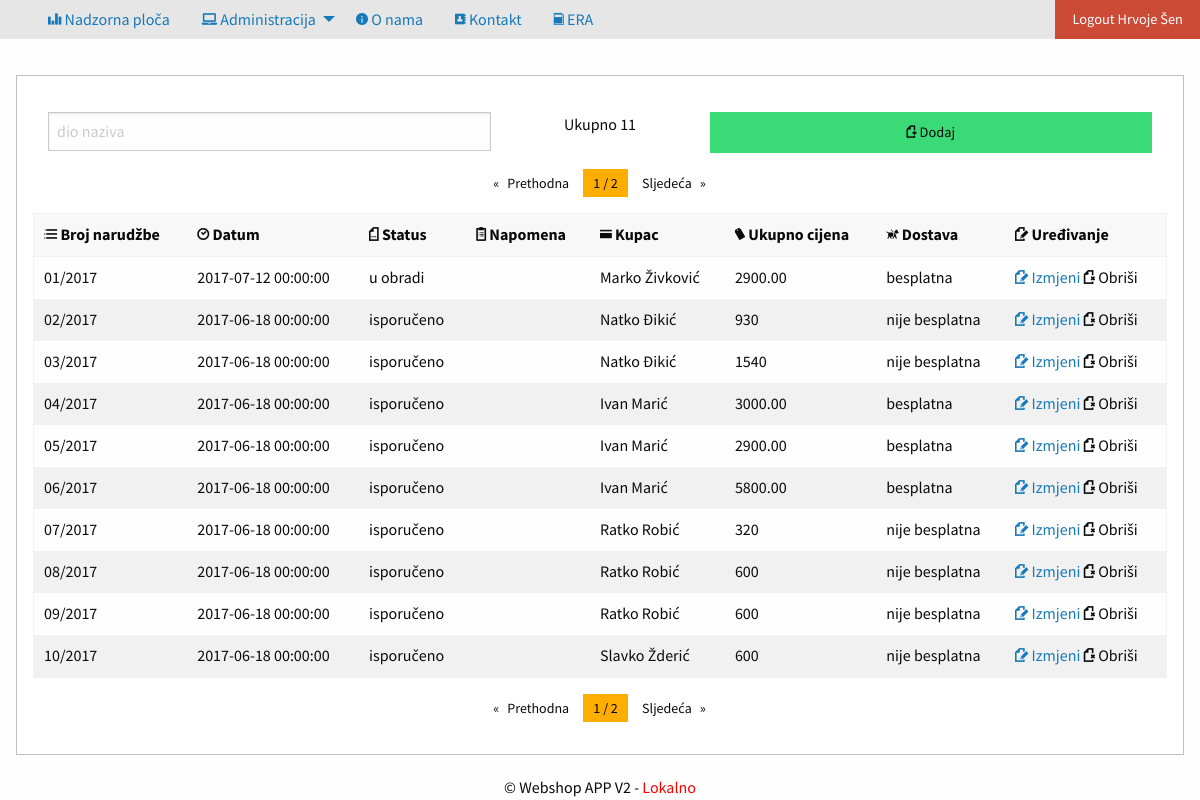
/privatno/narudzbe/index.php (signed in), run on the app's committed database.
### tables this page shows
create table narudzba(
sifra			int (6) not null primary key auto_increment,
brojNarudzbe	varchar (20) not null,
datum			datetime not null,
status			varchar (15) not null,
napomena		varchar (200),
dostava			int (6) not null,
kupac			int (6) not null
);

### konfiguracija.php (called while the page is built, shortened)
<?php
$rezultataPoStranici=10;

### privatno/narudzbe/index.php (the view, shortened to what this page needs)
<?php include_once '../../konfiguracija.php';  provjeraLogin(); ?>
<?php
$uvjet = isset($_GET["uvjet"]) ? $_GET["uvjet"] : "";
$stranica=1;
?>
<!doctype html>
<html class="no-js" lang="en" dir="ltr">
	<head>
		<?php include_once '../../predlosci/zaglavlje.php'; ?>
	</head>
	<body>
		<?php include_once '../../predlosci/izbornik.php'; ?>
		<div class="row">
			<div class="callout">
				<div class="row">
					<div class="grid-x grid-padding-x">
						<div class="large-auto cell">
							<form method="GET">
								<input type="text" placeholder="dio naziva" name="uvjet" value="<?php echo $uvjet; ?>"/>
							</form>
						</div>
						<?php
							$uvjetUpit="%" . $uvjet . "%";
							$izraz=$veza->prepare("select count(narudzba.sifra) from narudzba
							inner join kupac on kupac.sifra=narudzba.kupac
							inner join dostava on dostava.sifra=narudzba.dostava
							where concat (kupac.ime, kupac.prezime, narudzba.brojNarudzbe) like :uvjet");
							$izraz->execute(array("uvjet"=>$uvjetUpit));
							$ukupnoNarudzbi=$izraz->fetchColumn();
					?>
						<div class="cell large-2" style="text-align: center;">Ukupno <?php
						echo $ukupnoNarudzbi;
						?><br />
						</div>
						<div class="large-auto cell">
							<a href="unos.php" class="success button expanded"><i title="Dodaj" class="step fi-page-add size-48"></i> Dodaj</a></th>
						</div>
					</div>
				</div>
				<div>
					<?php include '../../predlosci/paginator.php'; ?>
				</div>
					<table>
						<thead>
							<tr>
								<th><i title="Broj narudžbe" class="step fi-list-number size-48"></i> Broj narudžbe</th>
								<th><i title="Datum" class="step fi-clock size-48"></i> Datum</th>
								<th><i title="Status" class="step fi-page-doc size-48"></i> Status</th>
								<th><i title="Napomena" class="step fi-clipboard-notes size-48"></i> Napomena</th>
								<th><i title="Kupac" class="step fi-credit-card size-48"></i> Kupac</th>
								<th><i title="Ukupno" class="step fi-price-tag size-48"></i> Ukupno cijena</th>
								<th><i title="Dostava" class="step fi-guide-dog size-48"></i> Dostava</th>
								<th><i title="Uređivanje" class="step fi-page-edit size-48"></i> Uređivanje</th>
							</tr>
						</thead>
						<tbody>
							<?php
							if((($rezultataPoStranici*$stranica)-$rezultataPoStranici)<0){
							$izraz = $veza->prepare("select narudzba.sifra, narudzba.brojNarudzbe as broj, narudzba.datum, narudzba.status,
							narudzba.napomena, concat(kupac.ime,' ', kupac.prezime) as kupac, dostava.vrsta as dostava, dostava.cijena as dodatak,
							sum(kosarica.kolicina * proizvod.cijena) as ukupno
							from narudzba
							inner join kupac on kupac.sifra=narudzba.kupac
							inner join dostava on dostava.sifra=narudzba.dostava
                            left join kosarica on narudzba.sifra=kosarica.narudzba
                            left join proizvod on proizvod.sifra=kosarica.proizvod
                            where concat (kupac.ime, kupac.prezime, narudzba.brojNarudzbe) like :uvjet
                            group by narudzba.brojNarudzbe");
							} else {
							$izraz = $veza->prepare("select narudzba.sifra, narudzba.brojNarudzbe as broj, narudzba.datum, narudzba.status,
							narudzba.napomena, concat(kupac.ime,' ', kupac.prezime) as kupac, dostava.vrsta as dostava, dostava.cijena as dodatak,
							sum(kosarica.kolicina * proizvod.cijena) as ukupno, count(kosarica.proizvod) as postoji
							from narudzba
							inner join kupac on kupac.sifra=narudzba.kupac
							inner join dostava on dostava.sifra=narudzba.dostava
                            left join kosarica on narudzba.sifra=kosarica.narudzba
                            left join proizvod on proizvod.sifra=kosarica.proizvod
                            where concat (kupac.ime, kupac.prezime, narudzba.brojNarudzbe) like :uvjet
							group by narudzba.brojNarudzbe limit " . (($rezultataPoStranici*$stranica)-$rezultataPoStranici) . ", " . $rezultataPoStranici);
							}
							$izraz->execute(array("uvjet"=>$uvjetUpit));
							$rezultati = $izraz->fetchAll(PDO::FETCH_OBJ);
							foreach ($rezultati as $red) :
							?>
							<tr>
								<td><span style="cursor: pointer;" title="Klik za proizvode" id="n_<?php echo $red->sifra ?>" class="naziv"><?php echo $red->broj; ?></span></td>
								<td><?php echo $red->datum; ?></td>
								<td><?php echo $red->status; ?></td>
								<td><?php echo $red->napomena; ?></td>
								<td><?php echo $red->kupac; ?></td>
								<td><?php echo $red->ukupno>2000 ? $red->ukupno : $red->ukupno+40; ?></td>
								<td><?php echo $red->ukupno>2000 ?  "besplatna" : "nije besplatna"; ?></td>
								<td>
									<a href="promjena.php?sifra=<?php echo $red->sifra;?>"><i title="Promjena" class="step fi-page-edit size-48"></i> Izmjeni</a>
									<?php
									if($red->postoji===0): ?>
									<a onclick="return confirm('Sigurno obrisati?');" href="brisanje.php?sifra=<?php echo $red->sifra;?>"><i title="Brisanje" class="step fi-page-delete size-48"></i> Obriši</a>
									<?php else: ?>
										<span><i title="Brisanje [Onemogućeno jer narudžba na sebi ima proizvode]" class="step fi-page-delete size-48"></i> Obriši</span>
									<?php endif; ?>
								</td>
							</tr>
							<?php endforeach; ?>
						</tbody>
					</table>
				<div>
					<?php include '../../predlosci/paginator.php'; ?>
				</div>
			</div>
		</div>
		<?php	include_once '../../predlosci/podnozje.php'; ?>
	</body>
</html>

### css/app.css (style rules this page uses)
body { font-family: 'Source Sans Pro', sans-serif; }
.row { max-width: 100%; padding-top: 20px; }

### data on the page
narudzba: brojNarudzbe "01/2017", datum "2017-07-12 00:00:00", status "u obradi", kupac "Marko Živković", ukupno "2900.00", shows "besplatna"
narudzba: brojNarudzbe "02/2017", datum "2017-06-18 00:00:00", status "isporučeno", kupac "Natko Đikić", ukupno "930", shows "nije besplatna"
narudzba: brojNarudzbe "03/2017", datum "2017-06-18 00:00:00", status "isporučeno", kupac "Natko Đikić", ukupno "1540", shows "nije besplatna"
narudzba: brojNarudzbe "04/2017", datum "2017-06-18 00:00:00", status "isporučeno", kupac "Ivan Marić", ukupno "3000.00", shows "besplatna"
narudzba: brojNarudzbe "05/2017", datum "2017-06-18 00:00:00", status "isporučeno", kupac "Ivan Marić", ukupno "2900.00", shows "besplatna"
narudzba: brojNarudzbe "06/2017", datum "2017-06-18 00:00:00", status "isporučeno", kupac "Ivan Marić", ukupno "5800.00", shows "besplatna"
narudzba: brojNarudzbe "07/2017", datum "2017-06-18 00:00:00", status "isporučeno", kupac "Ratko Robić", ukupno "320", shows "nije besplatna"
narudzba: brojNarudzbe "08/2017", datum "2017-06-18 00:00:00", status "isporučeno", kupac "Ratko Robić", ukupno "600", shows "nije besplatna"
narudzba: brojNarudzbe "09/2017", datum "2017-06-18 00:00:00", status "isporučeno", kupac "Ratko Robić", ukupno "600", shows "nije besplatna"
narudzba: brojNarudzbe "10/2017", datum "2017-06-18 00:00:00", status "isporučeno", kupac "Slavko Žderić", ukupno "600", shows "nije besplatna"

### other printed values
$_SESSION["logiran"]->ime "Hrvoje"
$_SESSION["logiran"]->prezime "Šen"
$ukupnoNarudzbi "11"
$stranica "1 1"
$ukupnoStranica "2 2"
$naslovAplikacije "Webshop APP V2"
